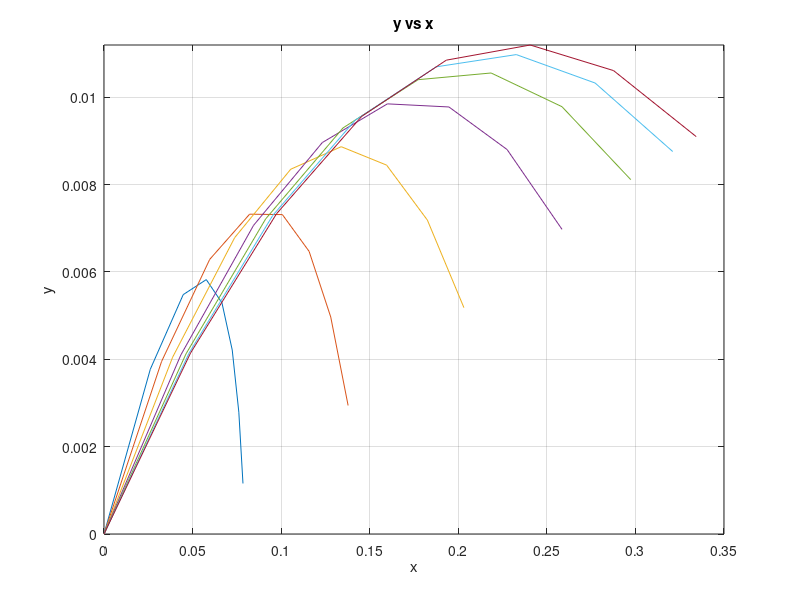

The MATLAB source for this figure:
clc
warning('off', 'all');

u = input(disp("Enter the initial velocity: "));
theta = (pi ./ 180) .* input(disp("Enter the angle in degree: "));

x0 = 0;
y0 = 0;
vx0 = u .* cos(theta);
vy0 = u .* sin(theta);
v0 = sqrt(vx0^2 + vy0^2);

Tf = 2 * vy0 / 9.8;
h = 0.01;
T = Tf ./ h;

function ret = fxt(x, t, vx0, k)
    func = vx0 .* exp(-k .* t);
    ret = func;
endfunction

function ret = fyt(y, t, vy0, k)
    func = (vy0 + 9.8 ./ k) .* exp(-k .* t) - 9.8 ./ k;
    ret = func;
endfunction

figure();
k = 50;

while k > 0.4
    x = x0;
    y = y0;
    t = 0;
    xm = [];
    ym = [];
    tm = [];
    i = 1;

    for i = 1:T
        xm(i) = x;
        ym(i) = y;
        tm(i) = t;
        % for x
        k1x = fxt(x, t, vx0, k);
        k2x = fxt((x + h ./ 2), (t + h .* k1x ./ 2), vx0, k);
        k3x = fxt((x + h ./ 2), (t + h .* k2x ./ 2), vx0, k);
        k4x = fxt((x + h), (t + h .* k3x), vx0, k);
        x = x + h .* (k1x + 2 .* k2x + 2 .* k3x + k4x) ./ 6;
        % for y
        k1y = fyt(x, t, vy0, k);
        k2y = fyt((x + h ./ 2), (t + h .* k1y ./ 2), vy0, k);
        k3y = fyt((x + h ./ 2), (t + h .* k2y ./ 2), vy0, k);
        k4y = fyt((x + h), (t + h .* k3y), vy0, k);
        y = y + h .* (k1y + 2 .* k2y + 2 .* k3y + k4y) ./ 6;
        % for t
        t = t + h;

    endfor

    plot(xm, ym);
    ylim ([0 max(ym)])
    grid on;
    title("y vs x")
    xlabel("x")
    ylabel("y")
    hold on;

    k = k / 2;
endwhile
